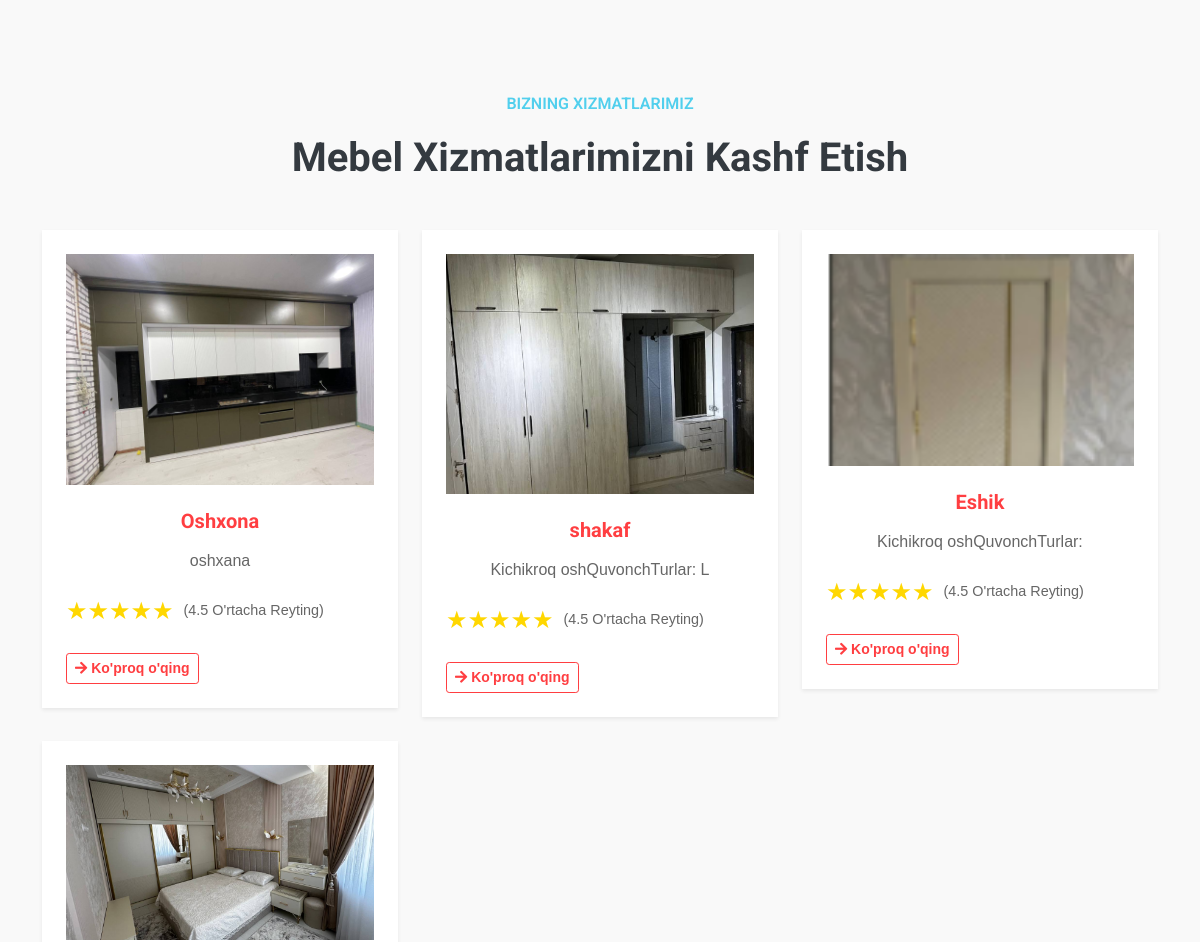
The app's page / (middle part), older data.
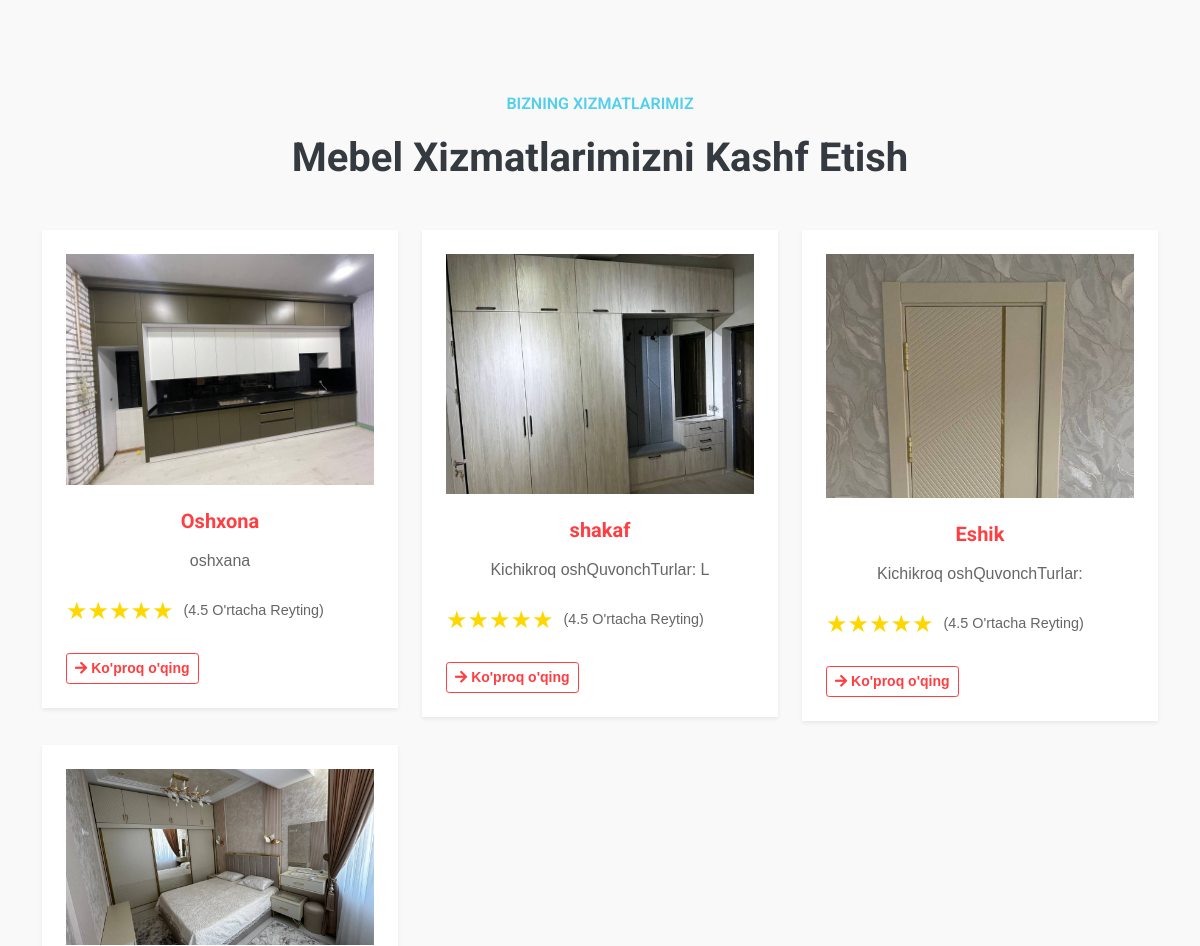
The same page, newer data.
### mebel/models.py (models this page shows, shortened)
class ServiceModel(models.Model):
    title = models.CharField(max_length=100, verbose_name='Nomi')
    description = models.TextField(verbose_name='Ma\'lumot')
    image = models.ImageField(upload_to='services/', verbose_name='Rasmi')
    category = models.ForeignKey(CategoryModel, on_delete=models.CASCADE, related_name='services', verbose_name='Kategoriya')
    class Meta:
        db_table = 'Service'
        managed = True
        verbose_name = 'Servis'
        verbose_name_plural = 'Servislar'

### mebel/views.py (the view)
# urls.py: path('', HomeView.as_view(), name='home_page'),
class HomeView(View):
    def get(self, request):
        services_page = ServiceModel.objects.all()
        category_page = CategoryModel.objects.all()
        testimonials = Testimonial.objects.all()
        inquiry_form = ContactModelForm()
        context = {
            'services_page': services_page,
            'category_page': category_page,
            'testimonials': testimonials,
            'inquiry_form': inquiry_form,
        }
        return render(request, 'index.html', context=context)

### templates/index.html (shortened to what this page needs)
{% extends 'base.html' %}
{% load static %}
{% block content %}
<div class="container-xxl py-5">
    <div class="container py-5">
        <div class="text-center">
            <h6 class="text-secondary text-uppercase">Bizning Xizmatlarimiz</h6>
            <h1 class="mb-5">Mebel Xizmatlarimizni Kashf Etish</h1>
        </div>
        <div class="row g-4">
            {% for service in services_page %}
            <div class="col-md-6 col-lg-4">
                <div class="service-item p-4 shadow-sm rounded">
                    <div class="overflow-hidden mb-4">
                        <img
                            class="img-fluid rounded"
                            src="{{ service.image.url }}"
                            alt="{{ service.title }}"
                            style="cursor: pointer;"
                            onclick="openImageModal('{{ service.image.url }}')">
                    </div>
                    <h4 class="mb-3 text-primary">{{ service.title }}</h4>
                    <p>{{ service.description }}</p>
                    <div class="rating mb-3">
                        <span class="star" data-value="5">&#9733;</span>
                        <span class="star" data-value="4">&#9733;</span>
                        <span class="star" data-value="3">&#9733;</span>
                        <span class="star" data-value="2">&#9733;</span>
                        <span class="star" data-value="1">&#9733;</span>
                        <span class="rating-text">(4.5 O'rtacha Reyting)</span>
                    </div>
                    <a class="btn btn-outline-primary btn-sm mt-2" href=""><i class="fa fa-arrow-right"></i> Ko'proq o'qing</a>
                </div>
            </div>
            {% endfor %}
        </div>
    </div>
</div>
    {% endblock content %}

Row changes from the older to the newer data that the page shows:
changed ServiceModel "Eshik": image: a different picture
